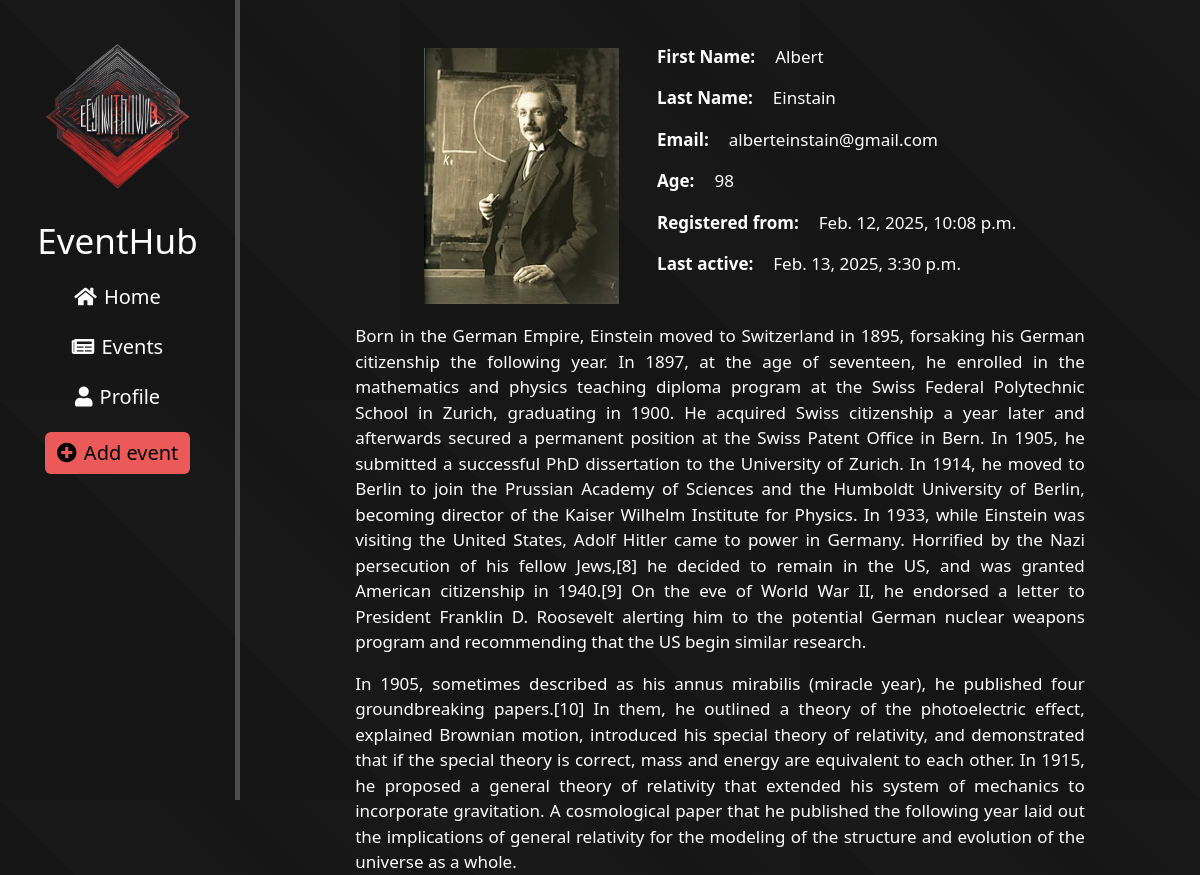
The app's page /profile/albert (signed in) with its own data.
### profile/models.py (models this page shows, shortened)
class UserProfile(models.Model):
    user = models.OneToOneField(User, on_delete=models.CASCADE)
    slug = models.SlugField(unique=True, blank=True)
    age = models.PositiveIntegerField(null=True, blank=True, default=18)
    biography = models.TextField(null=True, blank=True, max_length=2000, default='Biography')
    profile_picture = models.ImageField(upload_to='static/profile_pics/', null=True, blank=True)
    class Meta:
        verbose_name = "Profile"
        verbose_name_plural = "Profiles"

### profile/views.py (the view)
# urls.py: path('profile/', include('profile.urls'), name='profile'),
def profile(request, slug):
    user_profile = get_object_or_404(UserProfile, slug=slug)
    is_owner = user_profile.user == request.user
    data = {"profile": user_profile, 'is_owner': is_owner}
    return render(request, 'profile/profile.html', data)

### profile/templates/profile/profile.html (shortened to what this page needs)
{% extends 'profile/base.html' %}
{% load static %}
{% block css %}
    <link rel="stylesheet" href="{% static 'profile/css/base.css' %}">
    <link rel="stylesheet" href="{% static 'main/css/base.css' %}">
    <link rel="stylesheet" href="{% static 'profile/css/profile.css' %}">
{% endblock css %}
{% block content %}
    {% if user.is_authenticated %}
        <div class="profile-content">
            <section class="profile-image-and-information">
                <div class="profile-image">
                    {% if profile.profile_picture %}
                        <img src="{{ profile.profile_picture.url }}"/>
                    {% else %}
                        <img src="{% static 'img/image-solid.svg' %}">
                    {% endif %}
                </div>
                <div class="profile-information">
                    <ul>
                        <li><span>First Name:</span> <p>{{ profile.user.first_name }}</p></li>
                        <li><span>Last Name:</span> <p>{{ profile.user.last_name }}</p></li>
                        <li><span>Email:</span> <p>{{ profile.user.email }}</p></li>
                        <li><span>Age:</span> <p>{{ profile.age }}</p></li>
                        <li><span>Registered from:</span> <p>{{ profile.user.date_joined }}</p></li>
                        <li><span>Last active:</span> <p>{{ profile.user.last_login }}</p></li>
                    </ul>
                </div>
            </section>
            <section class="profile-biography">
                <p>{{ profile.biography|linebreaks }}</p>
            </section>
        </div>
    {% endif %}
{% endblock content %}

### static/css/base.css (style rules this page uses)
body { display: flex; background: linear-gradient(45deg, #161616 25%, #151515 25%, #151515 50%, #191919 50%, #171717 75%, #161616 75%, #191919 100%); background-size: 400px 400px; animation: move-pattern 4s infinite linear; overflow-x: hidden; }

### profile/static/profile/css/base.css (style rules this page uses)
body { background-color: #282828; }

### main/static/main/css/base.css (style rules this page uses)
body { background-color: #282828; }

### profile/static/profile/css/profile.css (style rules this page uses)
.profile-content { color: white; margin-top: 5%; margin-left: 10%; width: 80%; height: 80%; font-size: 17px; }
.profile-image-and-information { height: 40%; width: 100%; display: flex; flex-direction: row; justify-content: center; }
.profile-image { height: 100%; display: flex; justify-content: center; align-items: center; }
.profile-image img { height: 100%; width: auto; }
.profile-information { margin-left: 5%; display: flex; flex-direction: column; justify-content: center; float: left; }
.profile-biography { width: 95%; margin-top: 2.5%; margin-left: 2.5%; margin-right: 2.5%; text-align: justify; word-wrap: break-word; }
.profile-information ul { list-style: none; padding: 0; }
.profile-information ul li { font-weight: bold; display: flex; flex-direction: row; justify-content: left; }
.profile-information ul p { font-weight: normal; margin-left: 20px; }

### records on screen
UserProfile: profile_picture (picture), user.first_name "Albert", user.last_name "Einstain", user.email "alberteinstain@gmail.com", age "98", user.date_joined "Feb. 12, 2025, 10:08 p.m.", user.last_login "Feb. 13, 2025, 3:30 p.m.", biography "Born in the German Empire, Einstein moved to Switzerland in 1895, forsaking his German citizenship the following year. In 1897, at the age of seventeen, he enrolled in the mathematics and physics teaching diploma program at the Swiss Federal Polytechnic School in Zurich, graduating in 1900. He acquired Swiss citizenship a year later and afterwards secured a permanent position at the Swiss Patent Office in Bern. In 1905, he submitted a successful PhD dissertation to the University of Zurich. In 1914, he moved to Berlin to join the Prussian Academy of Sciences and the Humboldt University of Berlin, becoming director of the Kaiser Wilhelm Institute for Physics. In 1933, while Einstein was…"
